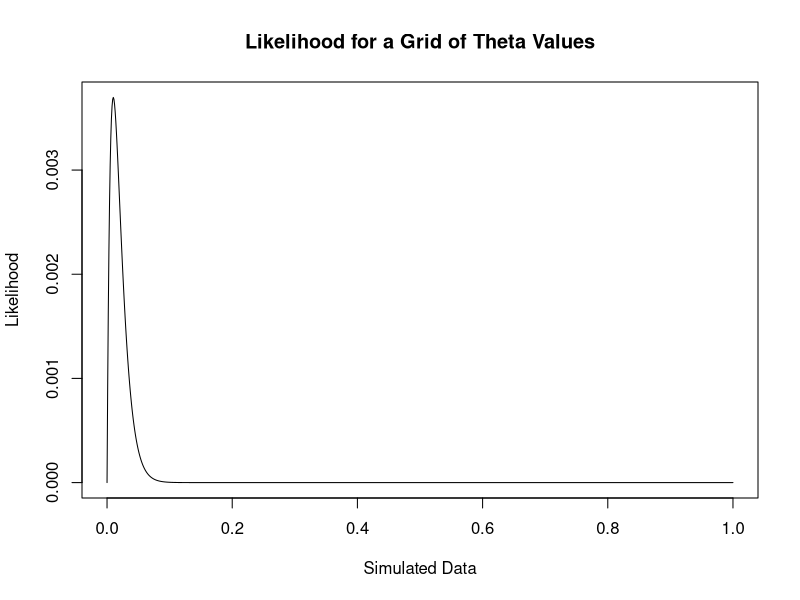
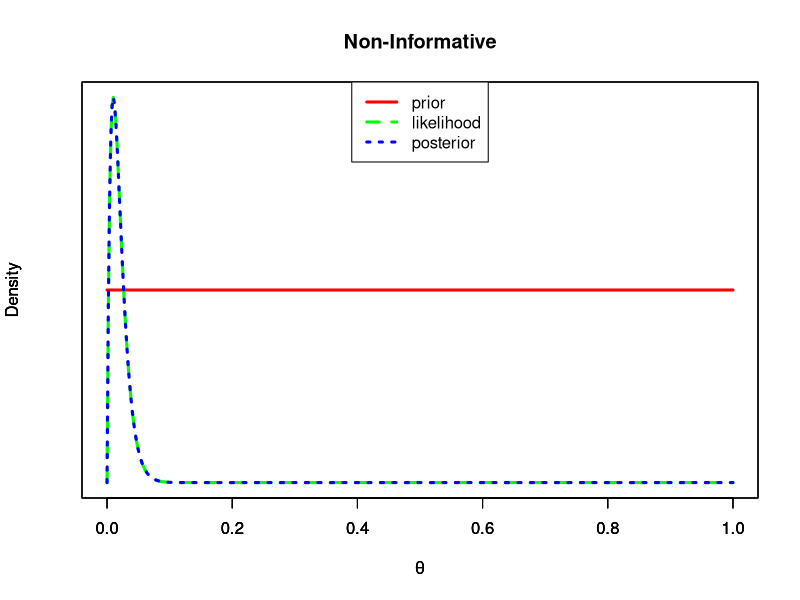
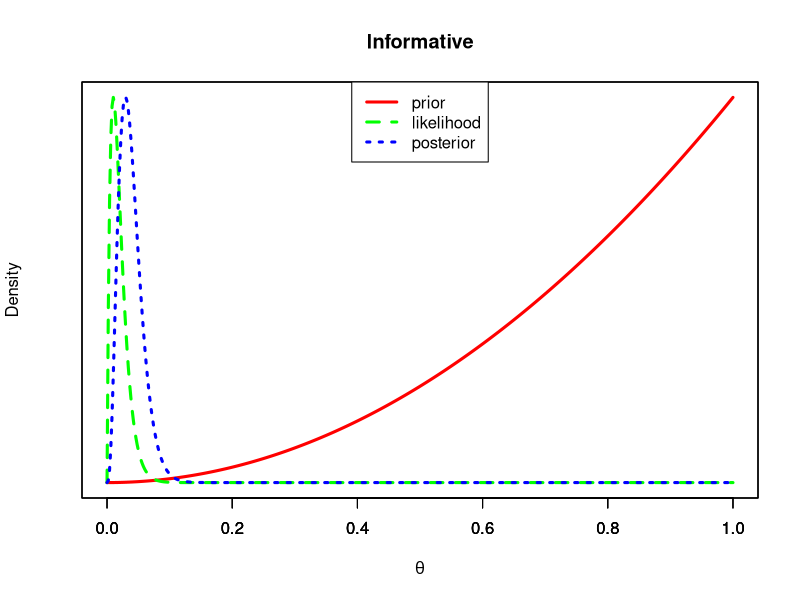

Write R code to recreate these figures, in order. (Note: this script raises an error after producing the figures.)
## ---- chunk 1
# used for plots later
library(ggplot2)

# This is pre-existing code from tasks 1, 2 of lab, used in this homework
# set a seed to ensure reproducibility
set.seed(123)
# create the observed data
obs.data <- rbinom(n = 100, size = 1, prob = 0.01)
## ---- chunk 2
### Bernoulli LH Function ###
# Input: obs.data, theta
# Output: bernoulli likelihood

myBernLH <- function(obs.data, theta) {
  N = length(obs.data)
  x = sum(obs.data)
  LH = (theta^x) * ((1-theta)^(N-x))
  return(LH)
}

### Plot LH for a grid of theta values ###
# Create the grid #
theta.sim <- seq(0, 1, length=1000)
# Store the LH values
sim.LH <- myBernLH(obs.data, theta = theta.sim)
# Create the Plot
plot(theta.sim, sim.LH,
     type='l',
     main='Likelihood for a Grid of Theta Values',
     xlab='Simulated Data',
     ylab='Likelihood')

## ---- chunk 3
posterior <- function(a, b, obs.data){
  N <- length(obs.data)
  x <- sum(obs.data)
  return(list('a' = a + x, 'b' = b + N - x))
}

noninformative <- posterior(a=1, b=1, obs.data)
informative <- posterior(a=3, b=1, obs.data)

print(noninformative)
print(informative)
## ---- chunk 4
# introduce theta we iterate over, introduce likelihood function
th = seq(0, 1, length=500)
like = myBernLH(obs.data, theta = th)

# prior and posterior of non-informative case
prior = dbeta(th, 1, 1)
post = dbeta(th, noninformative$a, noninformative$b)

# plot prior, likelihood, posterior
plot(th, prior, type='l', ylab='Density', lty = 1, lwd = 3, xlab = expression(theta),
     col='red', yaxt='n')
par(new=TRUE)
plot(th, like, type='l', ylab='Density', lty = 2, lwd = 3, xlab = expression(theta),
     col='green', yaxt='n')
par(new=TRUE)
plot(th, post, type='l', ylab='Density', lty = 3, lwd = 3, xlab = expression(theta),
     col='blue', yaxt='n',main='Non-Informative')
legend('top', lty=c(1,2,3), lwd=c(3,3,3), col=c('red','green','blue'), 
       legend=c('prior', 'likelihood', 'posterior'))

# prior and posterior of informative case
prior = dbeta(th, 3, 1)
post = dbeta(th, informative$a, informative$b)

# plot prior, likelihood, posterior
plot(th, prior, type='l', ylab='', lty = 1, lwd = 3, xlab = '', col='red', yaxt='n')
par(new=TRUE)
plot(th, like, type='l', ylab='', lty = 2, lwd = 3, xlab = '', col='green', yaxt='n')
par(new=TRUE)
plot(th, post, type='l', ylab='Density', lty = 3, lwd = 3, xlab = expression(theta), 
     col='blue', yaxt='n',main='Informative')
legend('top', lty=c(1,2,3), lwd=c(3,3,3), col=c('red','green','blue'), 
       legend=c('prior', 'likelihood', 'posterior'))
## ---- chunk 5
knitr::include_graphics("2a.jpg")
## ---- chunk 6
# inputting data and priors
th = seq(0, 1, length=500)
data = c(20.9, 69.7, 3.6, 21.8, 21.4, 0.4, 6.7, 10.0)
a = 0.1
b = 1.0

# prior and posterior are gamma, likelihood is exponential distribution
prior = dgamma(th, shape = a, rate = b)
likelihood = dexp(th, rate = sum(data)/8)
posterior = dgamma(th, shape = a + length(data), rate = b + sum(data))

# plot prior, likelihood, posterior (no plotting likelihood)
plot(th, prior, type='l', ylab='Density', lty = 1, lwd = 3, xlab = expression(theta),
     col='red', yaxt='n')
par(new=TRUE)
#plot(th, likelihood, type='l', ylab='Density', lty = 2, lwd = 3, xlab = expression(theta),
#     col='green', yaxt='n')
#par(new=TRUE)
plot(th, posterior, type='l', ylab='Density', lty = 3, lwd = 3, xlab = expression(theta), 
     col='blue', yaxt='n',main='Exponential-Gamma Model')
legend('top', lty=c(1,3), lwd=c(3,3), col=c('red','blue'), 
       legend=c('prior', 'posterior'))
## ---- chunk 7
# using provided formula to create galenshore function for c, d
galenshore.dist <- function(theta, c, d){
  probability = 
    (2 / factorial(c-1)) * d ^ (2*c) * theta ^ (2*c-1) * exp(-1 * d^2 * theta^2)
  return(probability)
}

# iterating over a reasonable set of thetas that include nearly all of the probability
theta <- seq(0, 5, length=500)

# plotting (1,1),(2,1),(3,1),(1,2),(1,3)
ggplot() + 
  geom_line(aes(x = theta, y = galenshore.dist(theta, 1, 1), color='1,1')) +
  geom_line(aes(x = theta, y = galenshore.dist(theta, 2, 1), color='2,1')) +
  geom_line(aes(x = theta, y = galenshore.dist(theta, 3, 1), color='3,1')) +
  geom_line(aes(x = theta, y = galenshore.dist(theta, 1, 2), color='1,2')) +
  geom_line(aes(x = theta, y = galenshore.dist(theta, 1, 3), color='1,3')) + 
  labs(x = expression(theta), y = "Density",
       title = "A Few Members of Galenshore Prior Densities") +
  scale_color_manual(name = "Priors", values = c("1,1" = "red",
                                                   "2,1" = "green",
                                                   "3,1" = "blue",
                                                   "1,2" = "black",
                                                   "1,3" = "yellow"))
## ---- chunk 8
knitr::include_graphics("3b.jpg")
## ---- chunk 9
knitr::include_graphics("3c.jpg")
## ---- chunk 10
knitr::include_graphics("3d.jpg")
## ---- chunk 11
knitr::include_graphics("3e.jpg")
